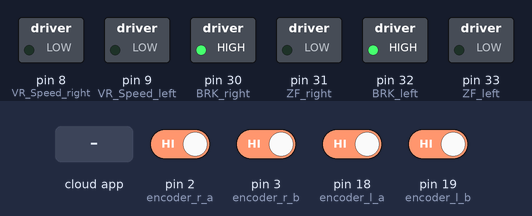
The sketch below on a simulated Arduino Mega 2560, built with avr-gcc and run on an emulated ATmega2560. Shown: switched loads named in the sketch (green lamp = pin HIGH). Inputs (shaded band) come from the test bench; at power-on: pin 2 (encoder_r_a), pin 3 (encoder_r_b), pin 18 (encoder_l_a), pin 19 (encoder_l_b) HIGH. The ROS host is connected and sends only what is stated; what the sketch prints to the serial monitor is not drawn.

Above: at 1.2 s.
1.3 s: the phone or cloud app sets linear.x to -100
At 2.4 s:
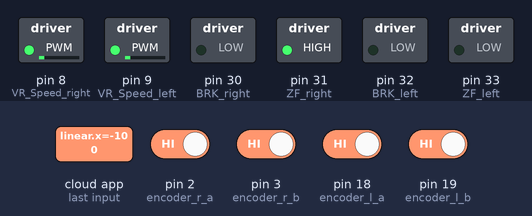
2.8 s: the phone or cloud app sets angular.z to -100
At 3.7 s:
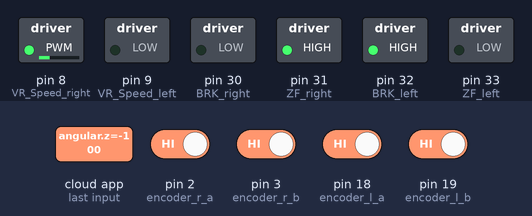
4.3 s: the phone or cloud app sets linear.x to 0
At 5.0 s:
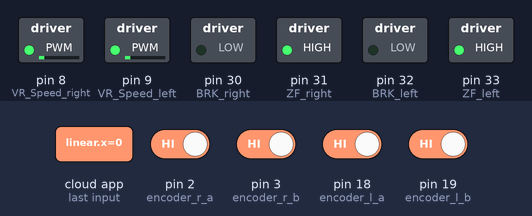
5.8 s: the phone or cloud app sets angular.z to 100
At 7.0 s:
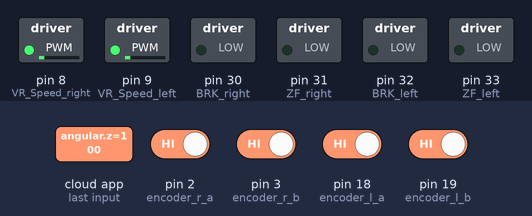
7.3 s: the phone or cloud app sets linear.x to 100
At 8.5 s:
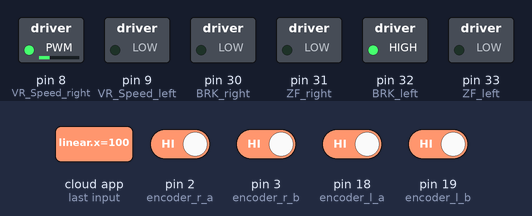
8.8 s: the phone or cloud app sets angular.z to -100
At 9.3 s:
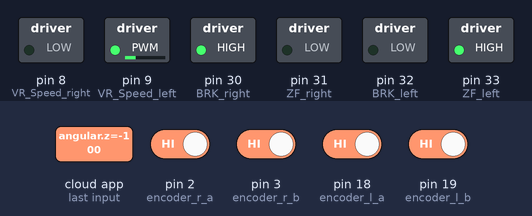
Timing chart, 0 to 11.3 s (numbered marks = the images above; inputs shaded):
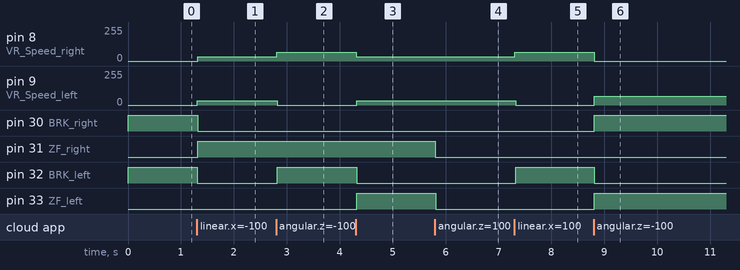

Measured:
- after the input at 1.3 s, pin 8 (VR_Speed_right), pin 9 (VR_Speed_left): 0/255 → 33/255 at once; pin 30 (BRK_right), pin 32 (BRK_left): HIGH → LOW at once; pin 31 (ZF_right): LOW → HIGH at once
- after the input at 2.8 s, pin 8 (VR_Speed_right): 33/255 → 66/255 at once; pin 9 (VR_Speed_left): 33/255 → 0/255 at once; pin 32 (BRK_left): LOW → HIGH at once
- after the input at 4.3 s, pin 8 (VR_Speed_right): 66/255 → 33/255 at once; pin 9 (VR_Speed_left): 0/255 → 33/255 at once; pin 32 (BRK_left): HIGH → LOW at once; pin 33 (ZF_left): LOW → HIGH at once
- after the input at 5.8 s, pin 31 (ZF_right), pin 33 (ZF_left): HIGH → LOW at once
- after the input at 7.3 s, pin 8 (VR_Speed_right): 33/255 → 66/255 at once; pin 9 (VR_Speed_left): 33/255 → 0/255 at once; pin 32 (BRK_left): LOW → HIGH at once
- after the input at 8.8 s, pin 8 (VR_Speed_right): 66/255 → 0/255 at once; pin 9 (VR_Speed_left): 0/255 → 66/255 at once; pin 30 (BRK_right), pin 33 (ZF_left): LOW → HIGH at once; pin 32 (BRK_left): HIGH → LOW at once

The sketch:

ros_serial.ino
```cpp
#include <ArduinoHardware.h>
#include <ros.h>
#include <geometry_msgs/Twist.h>
#include <std_msgs/Int32.h>
#include <std_msgs/UInt32.h>

//right motor
int BRK_right = 30;
int ZF_right = 31; //Direction CW=High, CCW=Low
int encoder_r_a = 2;
int encoder_r_b = 3;
int VR_Speed_right = 8;

//left motor
int BRK_left = 32;
int ZF_left = 33; //Direction CW=High, CCW=Low
int encoder_l_a = 18;
int encoder_l_b = 19;
int VR_Speed_left = 9;

//encoder left
volatile int lastEncoded_l = 0;
volatile long encoderValue_l = 0;
long lastencoderValue_l = 0;
int lastMSB_l = 0;
int lastLSB_l = 0;

//encoder right
volatile int lastEncoded_r = 0;
volatile long encoderValue_r = 0;
long lastencoderValue_r = 0;
int lastMSB_r = 0;
int lastLSB_r = 0;


//int sp;

double w_r=0, w_l=0;
//wheel_rad is the wheel radius ,wheel_sep is
double wheel_rad = 7.7, wheel_sep = 0.47;
ros::NodeHandle nh;
int lowSpeed = 200;
int highSpeed = 50;
double speed_ang=0, speed_lin=0;


void updateEncoder_l(){
  int MSB_l = digitalRead(encoder_l_a);
  int LSB_l = digitalRead(encoder_l_b);
  int encoded_l = (MSB_l << 1) |LSB_l;
  int sum_l  = (lastEncoded_l << 2) | encoded_l;

  if(sum_l == 0b1101 || sum_l == 0b0100 || sum_l == 0b0010 || sum_l == 0b1011) encoderValue_l --;
  if(sum_l == 0b1110 || sum_l == 0b0111 || sum_l == 0b0001 || sum_l == 0b1000) encoderValue_l ++;
  lastEncoded_l = encoded_l;
}

void updateEncoder_r(){
  int MSB = digitalRead(encoder_r_a);
  int LSB = digitalRead(encoder_r_b);

  int encoded = (MSB << 1) |LSB;
  int sum  = (lastEncoded_r << 2) | encoded;

  if(sum == 0b1101 || sum == 0b0100 || sum == 0b0010 || sum == 0b1011) encoderValue_r --;
  if(sum == 0b1110 || sum == 0b0111 || sum == 0b0001 || sum == 0b1000) encoderValue_r ++;
  lastEncoded_r = encoded;
}


void messageCb( const geometry_msgs::Twist& msg){
  speed_ang = msg.angular.z;
  speed_lin = msg.linear.x;
  w_r = (speed_lin/wheel_rad) + ((speed_ang)/(wheel_rad));
  w_l = (speed_lin/wheel_rad) - ((speed_ang)/(wheel_rad));
}


std_msgs::Int32 left_msg;
ros::Publisher leftpub("left_encoder", &left_msg);

std_msgs::Int32 right_msg;
ros::Publisher rightpub("right_encoder", &right_msg);

ros::Subscriber<geometry_msgs::Twist> sub("cmd_vel", &messageCb );
void Motors_init();
void MotorL(int Pulse_Width1);
void MotorR(int Pulse_Width2);
void setup(){
 Serial.begin(57600);
 Motors_init();
 nh.initNode();
 nh.subscribe(sub);
  nh.advertise(leftpub);
  nh.advertise(rightpub);
}
void loop(){
 MotorL(w_l*255);
 MotorR(w_r*255);

 right_msg.data = encoderValue_r;
 left_msg.data = encoderValue_l;
 leftpub.publish( &left_msg );
 rightpub.publish( &right_msg );
   Serial.println("w_r=");
  Serial.println(w_r);

 Serial.print("Left:");
 Serial.println(encoderValue_l);
 Serial.print("Right:");
 Serial.println(encoderValue_r);
 nh.spinOnce();

 delay(10);

}
void Motors_init(){

  pinMode(BRK_right, OUTPUT);
  pinMode(ZF_right, OUTPUT);
  pinMode(VR_Speed_right, OUTPUT);


  pinMode(BRK_left, OUTPUT);
  pinMode(ZF_left, OUTPUT);
  pinMode(VR_Speed_left, OUTPUT);


  pinMode(BRK_right,HIGH);

  pinMode(VR_Speed_right, LOW);


  pinMode(BRK_left, HIGH);

  pinMode(VR_Speed_left, LOW);

  //left
  pinMode(encoder_l_a, INPUT);
  pinMode(encoder_l_b, INPUT);
  digitalWrite(encoder_l_a, HIGH);
  digitalWrite(encoder_l_b, HIGH);
  attachInterrupt(4, updateEncoder_l, CHANGE);
  attachInterrupt(5, updateEncoder_l, CHANGE);

  //right
  pinMode(encoder_r_a, INPUT);
  pinMode(encoder_r_b, INPUT);
  digitalWrite(encoder_r_a, HIGH);
  digitalWrite(encoder_r_b, HIGH);
  attachInterrupt(0, updateEncoder_r, CHANGE);
  attachInterrupt(1, updateEncoder_r, CHANGE);
}

void MotorR(int Pulse_Width1){

   nh.spinOnce();
   Serial.println(Pulse_Width1);

 if (Pulse_Width1 > 0){

   digitalWrite(BRK_right, LOW);
     digitalWrite(ZF_right, LOW);
     analogWrite(VR_Speed_right, Pulse_Width1);

   nh.spinOnce();

 }
 if (Pulse_Width1 < 0){
     Pulse_Width1=abs(Pulse_Width1);

   digitalWrite(BRK_right, LOW);
     digitalWrite(ZF_right, HIGH);
     analogWrite(VR_Speed_right, Pulse_Width1);

   nh.spinOnce();


 }
 else if (Pulse_Width1 == 0){

   digitalWrite(BRK_right, HIGH);
     digitalWrite(ZF_right, LOW);
     analogWrite(VR_Speed_right, Pulse_Width1);

   nh.spinOnce();


 }
}


void MotorL(int Pulse_Width2){
 nh.spinOnce();

 if (Pulse_Width2 > 0){

     digitalWrite(BRK_left, LOW);
     digitalWrite(ZF_left, HIGH);
     analogWrite(VR_Speed_left, Pulse_Width2);

   nh.spinOnce();


 }
 if (Pulse_Width2 < 0){
     Pulse_Width2=abs(Pulse_Width2);
     digitalWrite(BRK_left, LOW);
     digitalWrite(ZF_left, LOW);
     analogWrite(VR_Speed_left, Pulse_Width2);

   nh.spinOnce();


 }
 else if (Pulse_Width2 == 0){
     analogWrite(VR_Speed_left, Pulse_Width2);
    digitalWrite(BRK_left, HIGH);
     digitalWrite(ZF_left, LOW);

        nh.spinOnce();

 }
}
```
